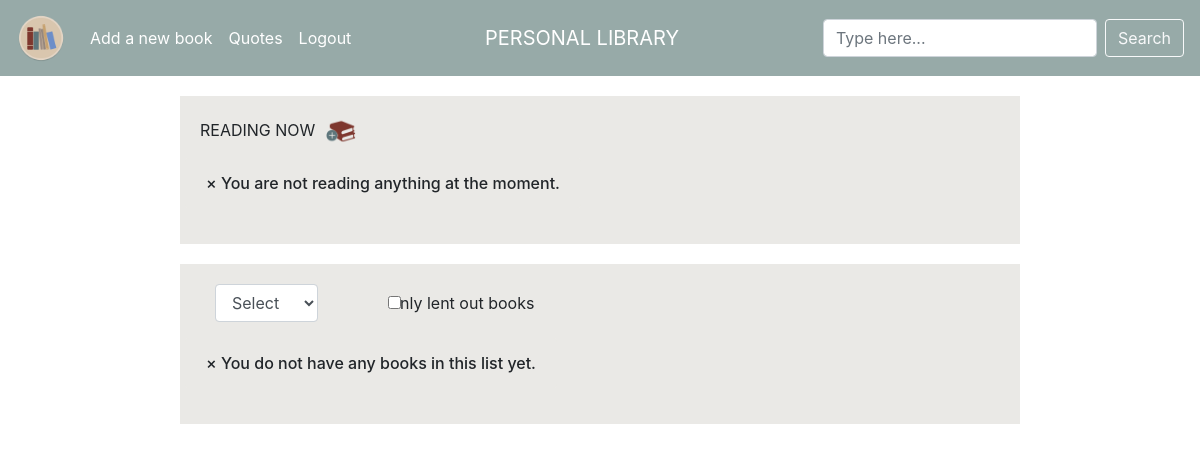
Page / (signed in) on the earlier database version.
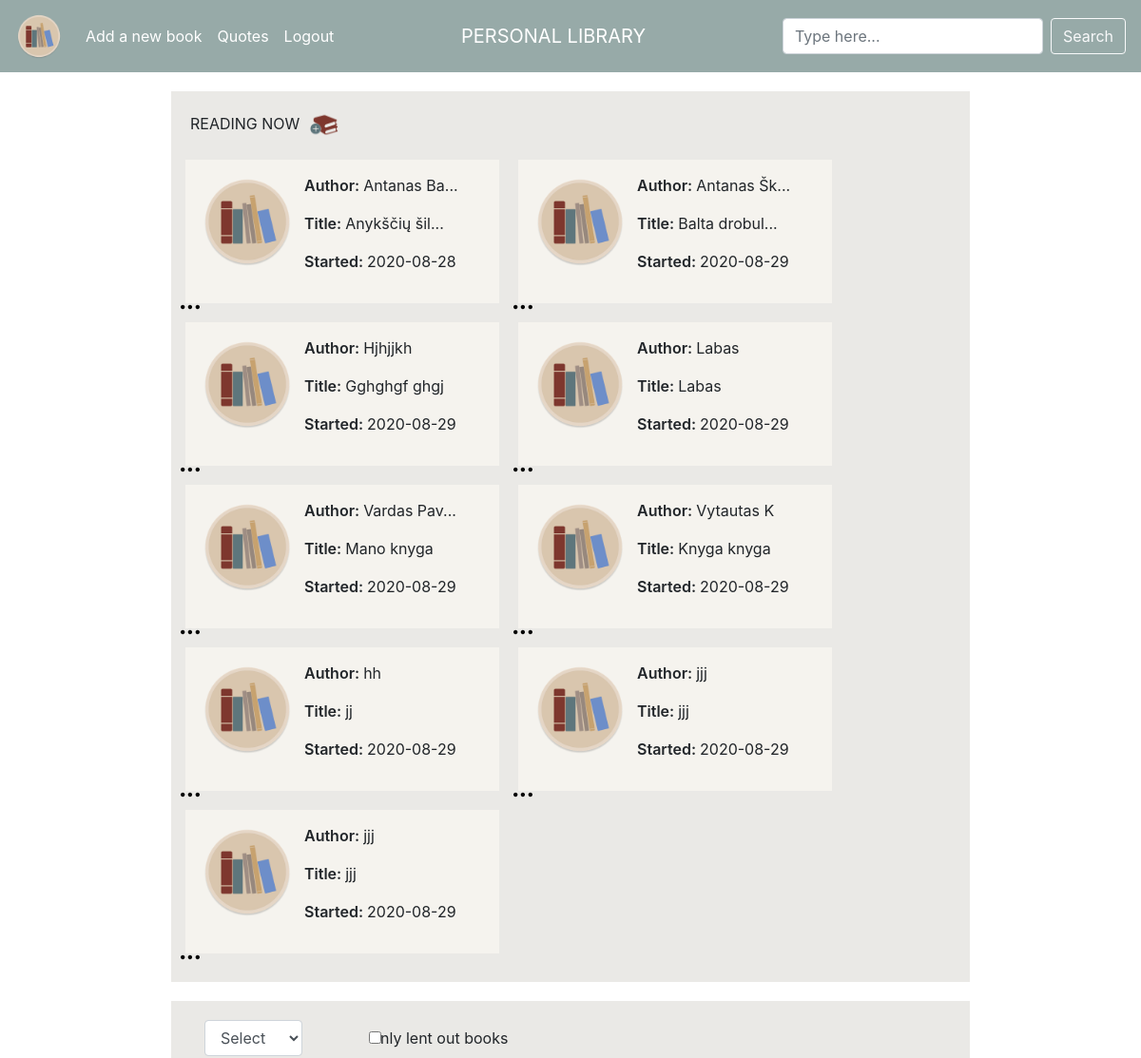
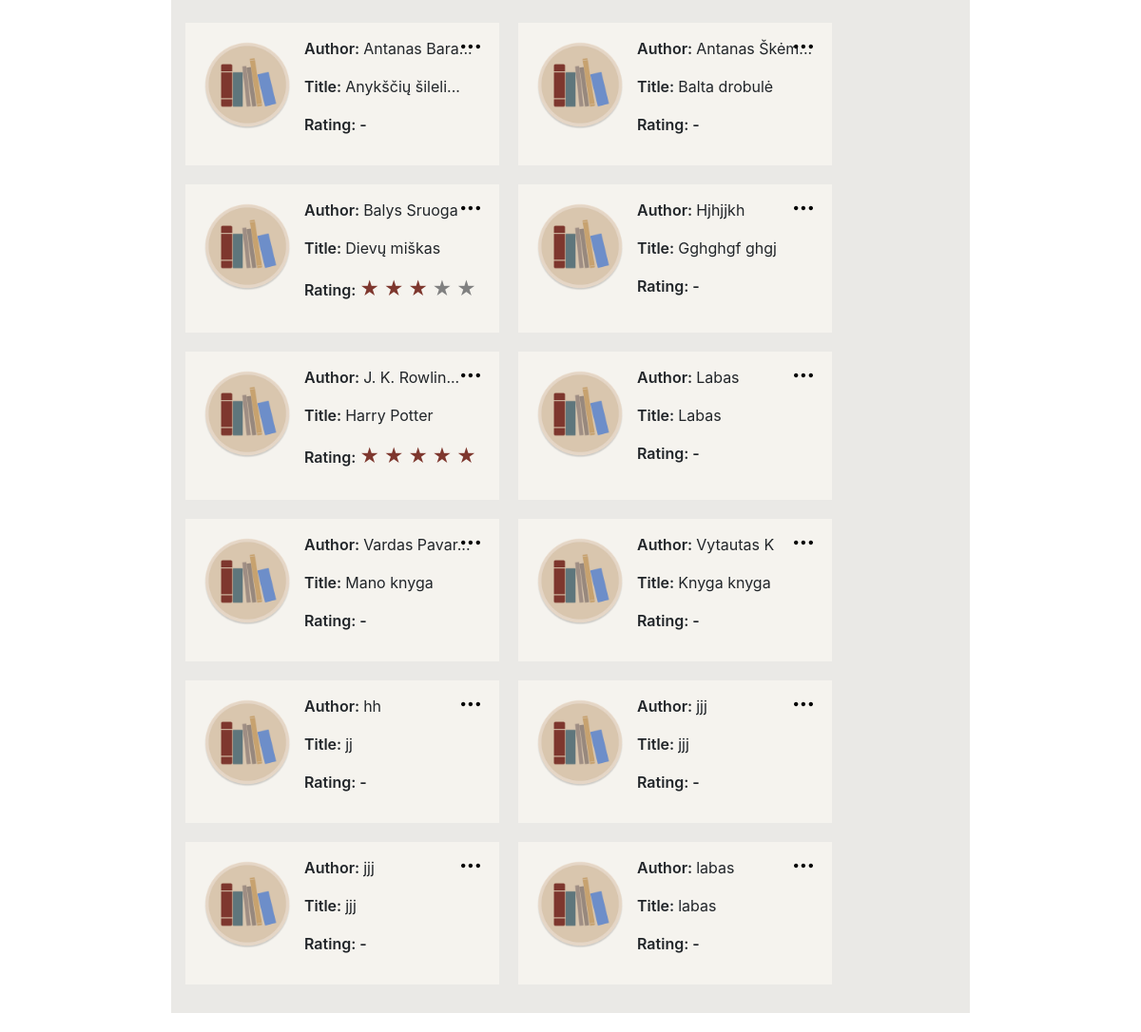
Same page on the later database version (2 pictures, top to bottom).
### tables this page shows
CREATE TABLE "books" (user_id INTEGER NOT NULL, title TEXT NOT NULL, author TEXT NOT NULL, pages INTEGER NOT NULL, isbn TEXT NULL, genre TEXT NULL, rating INTEGER NULL, started DATE NULL, finished DATE NULL, owner TEXT NULL, notes TEXT NULL, lent BOOLEAN NULL, book_id INTEGER PRIMARY KEY AUTOINCREMENT NOT NULL);

### application.py (the view, shortened to what this page needs)
@app.route("/", methods=["GET", "POST"])
@login_required
def index():
    if request.method == "GET":
        books = db.execute("""SELECT * FROM books WHERE user_id = :id
                            AND started IS NOT NULL AND finished IS NULL ORDER BY author""",
                            id = session["user_id"])
        lists = db.execute("""SELECT * FROM books WHERE user_id = :id ORDER BY author""",
                            id = session["user_id"])
        return render_template("index.html", books = books, lists = lists)

### application.py (called while the page is built)
@app.after_request
def after_request(response):
    response.headers["Cache-Control"] = "no-cache, no-store, must-revalidate"
    response.headers["Expires"] = 0
    response.headers["Pragma"] = "no-cache"
    return response

### helpers.py (called while the page is built)
def login_required(f):
    @wraps(f)
    def decorated_function(*args, **kwargs):
        if session.get("user_id") is None:
            return redirect("/login")
        return f(*args, **kwargs)
    return decorated_function

### templates/index.html (shortened to what this page needs)
{% extends "layout.html" %}
{% block main %}
    <div class="container">
        <div class="upper_row" id="indexrow">
            <p class="sub_title inner">READING NOW</p>
            <button id="add_book" title="Add a new book" class="inner" onclick="location.href = '/new-book';">
                <img class="img_btn" src="../static/add_book.gif" alt="add a new book">
            </button>
        </div>
        <div class="row">
            {% if not books %}
                <div class="alert" id="no_books">
                    <span class="closebtn" onclick="this.parentElement.style.display='none';">&times;</span>
                    You are not reading anything at the moment.
                </div>
            {% else %}
                {% for book in books %}
                    <div class="book" onclick="redirectToBook({{ book.book_id }})">
                        <div class="row">
                            <div class="col-sm-4">
                                <img class="book_cover" src="../static/logo.png" alt="book cover">
                            </div>
                            <div class="col-sm-7">
                                {% if book.author|length <= 10 %}
                                    <p class="author" data-toggle="tooptip" title="{{ book.author }}"><span class="names">Author: </span>{{ book.author }}</p>
                                {% else %}
                                    <p class="author" data-toggle="tooptip" title="{{ book.author }}"><span class="names">Author: </span>{{ book.author[:10] }}...</p>
                                {% endif %}
                                {% if book.title|length <= 12 %}
                                    <p class="title" data-toggle="tooptip" title="{{ book.title }}"><span class="names">Title: </span>{{ book.title }}</p>
                                {% else %}
                                    <p class="title" data-toggle="tooptip" title="{{ book.title }}"><span class="names">Title: </span>{{ book.title[:12] }}...</p>
                                {% endif %}
                                <p class="started"><span class="names">Started: </span>{{ book.started }}</p>
                            </div>
                            <div class="col-sm-1">
                                <div class="options">
                                    <img class="options_image"
                                         onclick="showOptionsFor('opt{{ book.book_id }}')"
                                         src="../static/options.svg"
                                         alt="options"/>
                                </div>
                            </div>
                        </div>
                    </div>
                {% endfor %}
            {% endif %}
        </div>
    </div>
    <div class="container">
        <div class="upper_row">
            <div class="form-group col-md-2">
                <form action="/" id="listform" method="post">
                    <select name="listname" id="inputList" class="form-control" onchange="$('#listform').submit()">
                        <option class="list_option" value="invalid">Select</option>
                    </select>
                </form>
            </div>
            <div class="form-check">
                <form action="/" id="checkform" method="post">
                    <input name="listname" class="form-check-input" type="checkbox" value="lent" id="defaultCheck1" onchange="$('#checkform').submit()">
                    <label class="form-check-label" for="defaultCheck1">
                        Only lent out books
                    </label>
                </form>
            </div>
        </div>
        <div class="row">
            {% if not lists %}
            <div class="alert" id="no_books">
                <span class="closebtn" onclick="this.parentElement.style.display='none';">&times;</span>
                You do not have any books in this list yet.
            </div>
            {% else %}
                {% for list in lists %}
                    <div class="book">
                        <div class="row">
                            <div class="col-sm-4" onclick="location.href = '/book-profile';">
                                <img class="book_cover" src="../static/logo.png" alt="book cover">
                            </div>
                            <div class="col-sm" onclick="location.href = '/book-profile';">
                                {% if list.author|length <= 12 %}
                                    <p class="author" data-toggle="tooptip" title="{{ list.author }}"><span class="names">Author: </span>{{ list.author }}</p>
                                {% else %}
                                    <p class="author" data-toggle="tooptip" title="{{ list.author }}"><span class="names">Author: </span>{{ list.author[:12] }}...</p>
                                {% endif %}
                                {% if list.title|length <= 15 %}
                                    <p class="title" data-toggle="tooptip" title="{{ list.title }}"><span class="names">Title: </span>{{ list.title }}</p>
                                {% else %}
                                    <p class="title" data-toggle="tooptip" title="{{ list.title }}"><span class="names">Title: </span>{{ list.title[:15] }}...</p>
                                {% endif %}
                                {% if not list.rating %}
                                    <p class="rating_index"><span class="names">Rating: - </span></p>
                                {% else %}
                                     <p class="rating_index">
                                        <span class="names">Rating: </span>
                                            {% for i in range(list.rating)%}
                                                <span class="stars_red">★</span>
                                            {% endfor %}
                                            {% for i in range(5 - (list.rating)) %}
                                                <span class="stars_white">★</span>
                                            {% endfor %}
                                        </p>
                                {% endif %}
                            </div>
                            <div class="col-sm-1 options">
                                <button id="option_btn" class="inner options">
                                    <img class="options_image"  src="../static/options.svg" alt="options">
                                </button>
                            </div>
                        </div>
                    </div>
                {% endfor %}
            {% endif %}
        </div>
    </div>
{% endblock %}

### templates/layout.html (shortened to what this page needs)
<!DOCTYPE html>
<html lang="en">
<head>
    <link href="https://maxcdn.bootstrapcdn.com/bootstrap/4.0.0-beta.2/css/bootstrap.min.css" rel="stylesheet">
    <link href="../static/style.css" rel="stylesheet">
</head>
<body>
    <header>
        {% if session.user_id %}
        <nav class="navbar navbar-expand-lg">
            <a class="navbar-brand abs" href="/">PERSONAL LIBRARY</a>
            <div class="collapse navbar-collapse" id="navbarTogglerDemo03">
                <a class="navbar-brand" href="/"><img src="../static/logo.png" width="50" height="50" alt="logo"></a>
                <ul class="navbar-nav mr-auto mt-2 mt-lg-0">
                    <li class="nav-item">
                        <a class="nav-link" href="/new-book">Add a new book</a>
                    </li>
                    <li class="nav-item">
                        <a class="nav-link" href="/quotes">Quotes</a>
                    </li>
                    <li>
                        <a class="nav-link" href="/logout">Logout</a>
                    </li>
                </ul>
                <form class="form-inline my-2 my-lg-0">
                    <input class="form-control mr-sm-2" type="search" placeholder="Type here..." aria-label="Search">
                    <button class="btn btn-outline-light my-2 my-sm-0" type="submit">Search</button>
                </form>
                    {% endif %}
            </div>
        </nav>
    </header>
    {% block main %}{% endblock %}
</body>
</html>

### static/style.css (style rules this page uses)
.container { background-color: #eae9e6; margin: 20px auto; padding: 20px; max-width: 70%; }
.inner { display: inline-block; }
.form-group { display: inline-block; }
.form-check { display: inline-block; margin-left: 50px; }
.form-check-label { margin-left: -20px; }
header { background-color: #97aaa8; }
.navbar, .navbar-collapse, .form-inline, .nav-link { color: white !important; }
.navbar-brand.abs { position: absolute; width: 20%; left: 38.5%; text-align: center !important; color: white !important; }
#add_book { border: none; background-color: #eae9e6; }
.img_btn { width: 30px; }
.book_cover { width: 100px; height: 100px; }
.form-control { display: inline-block; }
.book { background-color: #f5f3ee; padding: 15px; margin: 10px; width: 330px; position: relative; }
.book .options { background-color: transparent; width: auto; border: transparent; height: 20px; position: absolute; top: 5px; right: 5px; z-index: 2; }
.names { font-weight: 600; }
.options_image { background-color: transparent; padding: 0 5px; width: auto; border: transparent; height: 20px; position: absolute; top: 5px; right: 5px; z-index: 1; }
.stars_red { color: #7e372e; font-size: 20px; }
.stars_white { color: grey; font-size: 20px; }

Differences in the rows shown:
added books: author "Antanas Ba", title "Anykščių šil", started "2020-08-28", author "Antanas Bara", title "Anykščių šileli", rating "Rating: -"
added books: author "Antanas Šk", title "Balta drobul", started "2020-08-29", author "Antanas Škėm", title "Balta drobulė", rating "Rating: -"
added books: author "Hjhjjkh", title "Gghghgf ghgj", started "2020-08-29", rating "Rating: -"
added books: author "Labas", title "Labas", started "2020-08-29", rating "Rating: -"
added books: author "Vardas Pav", title "Mano knyga", started "2020-08-29", author "Vardas Pavar", rating "Rating: -"
added books: author "Vytautas K", title "Knyga knyga", started "2020-08-29", rating "Rating: -"
added books: author "hh", title "jj", started "2020-08-29", rating "Rating: -"
added books: author "jjj", title "jjj", started "2020-08-29", rating "Rating: -"
added books: author "jjj", title "jjj", started "2020-08-29", rating "Rating: -"
added books: author "Balys Sruoga", title "Dievų miškas", shows "Rating:", rating 3 (drawn)
now on this page (row edited): books: author "J. K. Rowlin", title "Harry Potter", shows "Rating:", rating 5 (drawn)
added books: author "labas", title "labas", rating "Rating: -"
Other differences:
text no longer shown: "× You are not reading anything at the moment. × You do not have any books in this list yet."
